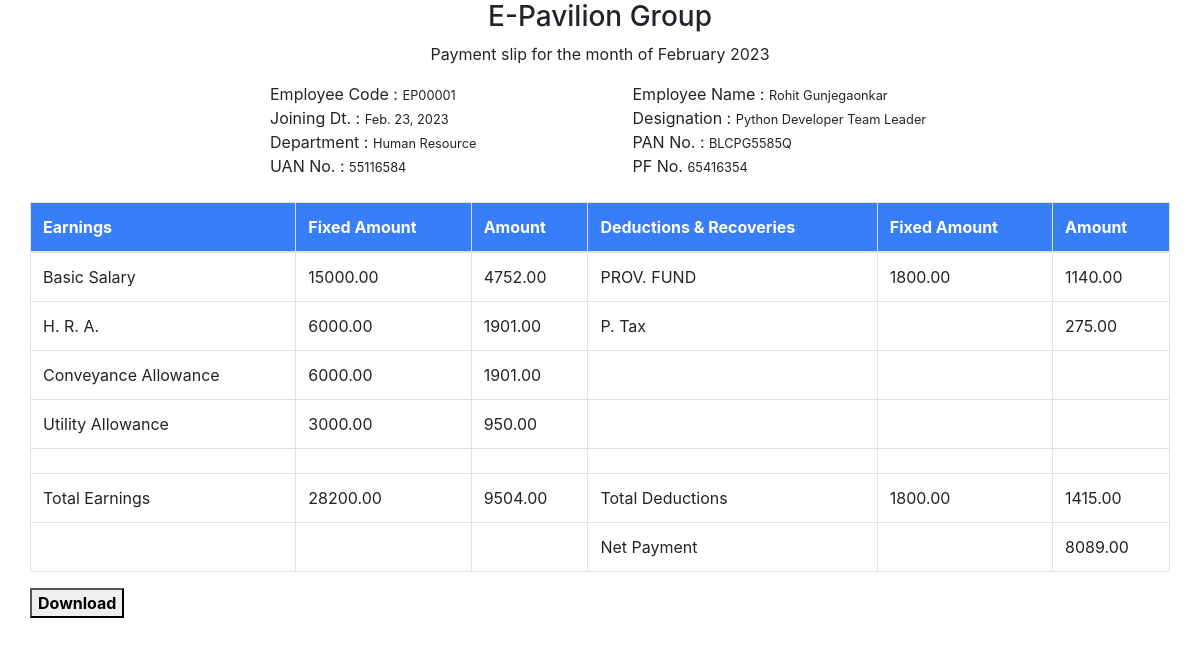
The app's page /accounts/self-salary/2/ (signed in) with its own data.
### payroll/models.py (models this page shows, shortened)
class Salary(models.Model):
    emp_user = models.ForeignKey(User,on_delete=models.CASCADE,related_name='salary_users')
    month = models.ForeignKey(Month,on_delete=models.CASCADE,related_name='salary_months')
    current_month_ctc = models.DecimalField(max_digits=8, decimal_places=2, default=0)
    basic_salary = models.DecimalField(max_digits=8, decimal_places=2, default=0)
    house_rent_allowance = models.DecimalField(max_digits=8, decimal_places=2, default=0)
    conveyance_allowance = models.DecimalField(max_digits=8, decimal_places=2, default=0)
    utility_allowance = models.DecimalField(max_digits=8, decimal_places=2, default=0)
    bonus = models.DecimalField(max_digits=8, decimal_places=2, default=0)
    pf_employer = models.DecimalField(max_digits=8, decimal_places=2, default=0)
    pf_employee = models.DecimalField(max_digits=8, decimal_places=2, default=0)
    profession_tax = models.DecimalField(max_digits=8, decimal_places=2, default=0)
    epf_employer = models.DecimalField(max_digits=8, decimal_places=2, default=0)
    eps_employer = models.DecimalField(max_digits=8,decimal_places=2, default=0)
    ot_pay = models.DecimalField(max_digits=8, decimal_places=2, default=0)
    gross_salary = models.DecimalField(max_digits=8, decimal_places=2, default=0)
    deductions = models.DecimalField(max_digits=8, decimal_places=2, default=0)
    net_salary = models.DecimalField(max_digits=8, decimal_places=2, default=0)

### account/models.py (models this page shows, shortened)
class UserBasicDetails(models.Model):
    emp_user = models.OneToOneField(User, on_delete=models.CASCADE, related_name='user_basics')
    designation = models.ForeignKey(Designation, on_delete=models.CASCADE, to_field='designation_name',related_name='user_designation_details', null=True)
    department = models.ForeignKey(Department, on_delete=models.CASCADE, to_field='department_name',related_name='user_department_details', null=True)
    shift_details = models.ForeignKey(UserShiftDetails, on_delete=models.CASCADE, to_field='shift_name',related_name='user_shift_details', null=True)
    date_of_joining = models.DateField(auto_now=True, null=True)
    salary = models.DecimalField(max_digits=10, decimal_places=2, null=True)
    uan_number = models.BigIntegerField(null=True)
    pf_number = models.CharField(max_length=10, null=True)
    experience_status = models.CharField (choices=(("Fresher", "Fresher"), ("Experienced", "Experienced")), max_length=50, null=True)
    is_salaried = models.BooleanField(default=True)   #if salaried is True deduction part for employee will be calculated eg. PF.
    is_active = models.BooleanField(default=True)
    is_approved = models.BooleanField(default=False)
    is_verify = models.BooleanField(default=False)
    is_requested = models.BooleanField(default=False)
    created_by = models.ForeignKey(User, on_delete=models.CASCADE, related_name='employee_created_by', null=True)
    approved_by = models.ForeignKey(User, on_delete=models.CASCADE, related_name='employee_approved_by', null=True)
    is_completed_basic_details = models.BooleanField(default=False)
    created_at = models.DateTimeField(auto_now_add=True)
    updated_at = models.DateTimeField(auto_now=True)

class Designation(models.Model):
    designation_name = models.CharField(max_length=100, unique=True)
    created_at = models.DateTimeField(auto_now_add=True)
    updated_at = models.DateTimeField(auto_now=True)

class Department(models.Model):
    department_name = models.CharField(max_length=100, unique=True)
    created_at = models.DateTimeField(auto_now_add=True)
    updated_at = models.DateTimeField(auto_now=True)

class UserAdditionalDetail(models.Model):
    emp_user = models.OneToOneField(User, on_delete=models.CASCADE, related_name='user_additional_details')
    gender = models.CharField(choices=(('Male' , 'Male'), ('Female', 'Female')), max_length=55, null=True)
    mobile_no = models.BigIntegerField(null=True)
    date_of_birth = models.DateField(null=True)
    pan_number = models.CharField(max_length=10, null=True)
    aadhaar_number = models.BigIntegerField(null=True)
    permanent_address = models.TextField(null=True)
    current_address = models.TextField(null=True)
    marital_status = models.CharField(choices=(('Single', 'Single'), ('Married', 'Married')), max_length=55, null=True)
    passport_no = models.CharField(max_length=9, null=True)
    father_name = models.CharField(max_length=255, null=True)
    mother_name = models.CharField(max_length=255, null=True)
    nationality = models.CharField(max_length=50, null=True)
    emergency_contact_no = models.BigIntegerField(null=True)
    blood_group = models.CharField(max_length=3, null=True)
    profile_photo = models.ImageField(upload_to='userprofile', null=True, default='default_profile_pic.png')
    is_requested = models.BooleanField(default=False)
    is_completed_additional_details = models.BooleanField(default=False)  # this will become True if mandatory fields are filled by employee after verification by HR
    created_at = models.DateTimeField(auto_now_add=True)
    updated_at = models.DateTimeField(auto_now=True)

### account/account_views/self_services/self_salary.py (the view)
# urls.py: path("self-salary/<int:pk>/", SalarySlip.as_view(), name="salary_slip"),
class SalarySlip(View):
    @method_decorator(login_required(login_url='login'))
    def get(self, request, pk):
        month_attendance_counter(user_id=request.user.id, month_name=0)
        salary_slip(user_id=request.user.id, month_name=0)
        salary_details = Salary.objects.get(id=pk)
        emp_id = salary_details.emp_user_id
        basic_details = UserBasicDetails.objects.get(emp_user_id=emp_id)
        additional_details = UserAdditionalDetail.objects.get(
            emp_user_id=emp_id)
        user_sal = Decimal(basic_details.salary)
        month_format = salary_details.month.month_name[0:-
                                                       4] + ' ' + salary_details.month.month_name[-4:]
        gross_sal = round((user_sal/Decimal(1.12)), 2)
        if gross_sal <= 15000:
            gross_sal = gross_sal
        else:
            gross_sal = user_sal - 1800
        if basic_details.is_salaried == False:
            gross_sal = user_sal
        basic = round((Decimal(0.50) * user_sal), 2)
        hra = round((Decimal(0.20) * user_sal), 2)
        conveyance = round((Decimal(0.20) * user_sal), 2)
        utility = round((Decimal(0.10) * user_sal), 2)
        if gross_sal >= 15000:
            pf_employee_1 = round(Decimal(1800), 2)
        else:
            pf_employee_1 = round((gross_sal * Decimal(0.12)), 2)
        data = {
            "salary_details": salary_details,
            "basic_details": basic_details,
            "additional_details": additional_details,
            'basic_salary1': basic,
            'hra1': hra,
            'conveyance_allowance1': conveyance,
            'utility_allowance1': utility,
            'gross1': gross_sal,
            'pf_employee1': pf_employee_1,
            'current_month': month_format
        }
        return render(request, "account/self_services/salary_slip.html", data)

### account/account_views/dependencies/basic_functions.py (called while the page is built)
def create_month_year_formate(date=0, is_current_month=True, month=0):
    if is_current_month:
        if month == 0:
            date = datetime.today()
            return str(date.strftime('%B')) + str(date.year)
        else:
            date = datetime.now()
            date = date + relativedelta(months=-month)
            return str(date.strftime('%B')) + str(date.year)
    else:
        if date == 0:
            date = datetime.today()
            return str(date.strftime('%B')) + str(date.year)
        else:
            return date + relativedelta(months=+month)

def get_month_year(month_name=0):
    if month_name == 0:
        month_name = create_month_year_formate()
    month = Month.objects.filter(month_name=month_name)
    if not month.exists():
        month = Month.objects.create(month_name=month_name)
    else:
        return month[0]

### templates/account/self_services/salary_slip.html (shortened to what this page needs)
<!DOCTYPE html>
<html>
<head>
  <div class="text-center lh-1 mb-2">
    <h3 class="fw-bold">E-Pavilion Group</h3> <span class="fw-normal">Payment slip for the month of {{current_month}}</span>
</div>
</head>
<link rel="stylesheet" href="https://cdn.jsdelivr.net/npm/bootstrap@4.3.1/dist/css/bootstrap.min.css">
<body id="salary">
  <div class="container mt-3 mb-5" id="salary">
    <div class="row">
        <div class="col-md-12">
            <div class="row " >
                <div class="col-md-10" style="padding-left:15rem;">
                    <div class="row">
                        <div class="col-md-6">
                            <div> <span class="fw-bolder">Employee Code :</span> <small class="ms-3">{{salary_details.emp_user.username}}</small> </div>
                        </div>
                        <div class="col-md-6">
                            <div> <span class="fw-bolder">Employee Name :</span> <small class="ms-3">{{salary_details.emp_user.first_name}} {{salary_details.emp_user.last_name}}</small> </div>
                        </div>
                    </div>
                    <div class="row">
                        <div class="col-md-6">
                            <div> <span class="fw-bolder">Joining Dt. :</span> <small class="ms-3">{{basic_details.date_of_joining}}</small> </div>
                        </div>
                        <div class="col-md-6">
                            <div> <span class="fw-bolder">Designation :</span> <small class="ms-3">{{basic_details.designation.designation_name}}</small> </div>
                        </div>
                    </div>
                    <div class="row">
                        <div class="col-md-6">
                            <div> <span class="fw-bolder">Department : </span> <small class="ms-3">{{basic_details.department.department_name}}</small> </div>
                        </div>
                        <div class="col-md-6">
                            <div> <span class="fw-bolder">PAN No. :</span> <small class="ms-3">{{additional_details.pan_number}}</small> </div>
                        </div>
                    </div>
                    <div class="row">
                        <div class="col-md-6">
                            <div> <span class="fw-bolder">UAN No. :</span> <small class="ms-3">{{basic_details.uan_number}}</small></div>
                        </div>
                        <div class="col-md-6">
                            <div> <span class="fw-bolder">PF No.</span> <small class="ms-3">{{basic_details.pf_number}}</small> </div>
                        </div>
                    </div>
                </div>
<table class="mt-4 table table-bordered">
  <thead class="text-white" style="background:#387EF9;">
  <tr>
    <th>Earnings</th>
    <th>Fixed Amount</th>
    <th>Amount</th>
    <th>Deductions & Recoveries</th>
    <th>Fixed Amount</th>
    <th>Amount</th>
  </tr>
  </thead>
  <tr>
    <td>Basic Salary</td>
    <td>{{basic_salary1}}</td>
    <td>{{salary_details.basic_salary}}</td>
    <td>PROV. FUND</td>
    <td>{% if basic_details.is_salaried == False %} 0.00 {% else %} {{pf_employee1}} {% endif %}</td>
    <td>{{salary_details.pf_employee}}</td>
  </tr>
  <tr>
    <td>H. R. A.</td>
    <td>{{hra1}}</td>
    <td>{{salary_details.house_rent_allowance}}</td>
    <td>P. Tax</td>
    <td>      </td>
    <td>{{salary_details.profession_tax}}</td>
  </tr>
  <tr>
    <td>Conveyance Allowance</td>
    <td>{{conveyance_allowance1}}</td>
    <td>{{salary_details.conveyance_allowance}}</td>
    <td>    </td>
    <td>    </td>
    <td>    </td>
  </tr>
  <tr>
    <td>Utility Allowance</td>
    <td>{{utility_allowance1}}</td>
    <td>{{salary_details.utility_allowance}}</td>
    <td>    </td>
    <td>    </td>
    <td>    </td>
  </tr>
  <tr>
    <td>     </td>
    <td>     </td>
    <td>     </td>
    <td>     </td>
    <td>     </td>
    <td>     </td>
  </tr>
  <tr>
    <td>Total Earnings</td>
    <td>{{gross1}}</td>
    <td>{% if basic_details.is_salaried == False %} {{salary_details.net_salary}} {% else %} {{salary_details.gross_salary}} {% endif %}</td>
    <td>Total Deductions</td>
    <td>{% if basic_details.is_salaried == False %} 0.00 {% else %} {{pf_employee1}} {% endif %}</td>
    <td>{{salary_details.deductions}}</td>
  </tr>
  <tr>
    <td>     </td>
    <td>     </td>
    <td>     </td>
    <td>Net Payment</td>
    <td>     </td>
    <td>{{salary_details.net_salary}}</td>
  </tr>
</table>
</body>
<button  id="btn-print"><b> Download </b></button>
</html>

### records on screen
Salary: emp_user.username "EP00001", emp_user.first_name "Rohit", emp_user.last_name "Gunjegaonkar", basic_salary "4752.00", pf_employee "1140.00", house_rent_allowance "1901.00", profession_tax "275.00", conveyance_allowance "1901.00", utility_allowance "950.00", gross_salary "9504.00", deductions "1415.00", net_salary "8089.00"
UserBasicDetails: date_of_joining "Feb. 23, 2023", designation.designation_name "Python Developer Team Leader", department.department_name "Human Resource", uan_number "55116584", pf_number "65416354"
UserAdditionalDetail: pan_number "BLCPG5585Q"

### other values on screen
{{ current_month }} "February 2023"
{{ basic_salary1 }} "15000.00"
{{ pf_employee1 }} "1800.00"
{{ hra1 }} "6000.00"
{{ conveyance_allowance1 }} "6000.00"
{{ utility_allowance1 }} "3000.00"
{{ gross1 }} "28200.00"
